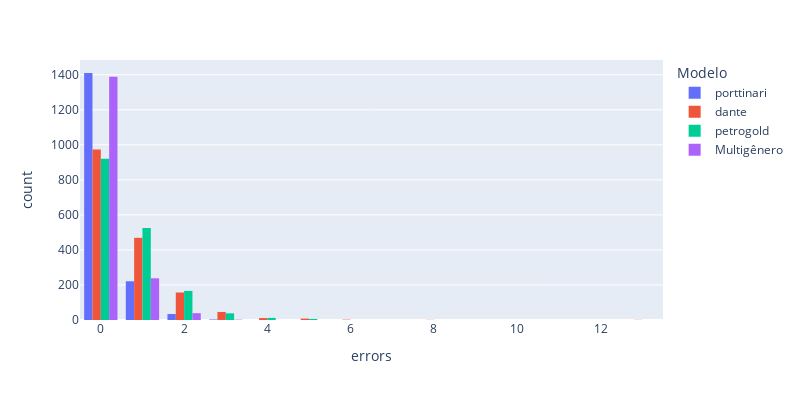

This figure's notebook cell:
### Code cell
porttinari_gold_sents = conllu.parse(open("../tmp/porttinari/model-31361v0k-v0/pt_porttinari-ud-test.conllu", encoding="utf-8").read())
porttinari_pred_sents = conllu.parse(open("../tmp/porttinari/model-31361v0k-v0/pt_porttinari-ud-test_pred.conllu", encoding="utf-8").read())
dante_pred_sents = conllu.parse(open("../tmp/dante/model-1b7kowrx-v0/pt_porttinari-ud-test_pred.conllu", encoding="utf-8").read())
petrogold_pred_sents = conllu.parse(open("../tmp/petrogold/model-2v9qux4u-v0/pt_porttinari-ud-test_pred.conllu", encoding="utf-8").read())
multi_pred_sents = conllu.parse(open("../tmp/porttinari_dante_petrogold/model-3nr9mytc-v0/pt_porttinari-ud-test_pred.conllu", encoding="utf-8").read())

porttinari_df = get_sent_errors(porttinari_gold_sents, porttinari_pred_sents)
dante_df = get_sent_errors(porttinari_gold_sents, dante_pred_sents)
petrogold_df = get_sent_errors(porttinari_gold_sents, petrogold_pred_sents)
multi_df = get_sent_errors(porttinari_gold_sents, multi_pred_sents)

porttinari_df["Modelo"] = "porttinari"
dante_df["Modelo"] = "dante"
petrogold_df["Modelo"] = "petrogold"
multi_df["Modelo"] = "Multigênero"


for name, df in zip([
    "Porttinari", "DANTE", "PetroGold", "Multigênero"
], [porttinari_df, dante_df, petrogold_df, multi_df]):
    display(name)
    display(df["errors"].value_counts()/df.shape[0])

final_df = porttinari_df.append(dante_df, ignore_index=True).append(petrogold_df, ignore_index=True).append(multi_df, ignore_index=True)

# new_df = 
fig = px.histogram(final_df, x="errors", barmode="group", color="Modelo", width=800, height=400)
fig.write_image("porttinari_errors.png", scale=2)
fig.show()

### Figure 1 — Plotly figure (JSON) as saved in the notebook; plotly's stock layout.template omitted (floating-point values rounded to 4 significant figures; data arrays with more than 128 entries replaced by an {"elided": "..."} marker saying what was removed)
{"data": [{"alignmentgroup": "True", "bingroup": "x", "hovertemplate": "Modelo=porttinari<br>errors=%{x}<br>count=%{y}<extra></extra>", "legendgroup": "porttinari", "marker": {"color": "#636efa", "pattern": {"shape": ""}}, "name": "porttinari", "offsetgroup": "porttinari", "orientation": "v", "showlegend": true, "type": "histogram", "x": {"elided": "1668 int values"}, "xaxis": "x", "yaxis": "y"}, {"alignmentgroup": "True", "bingroup": "x", "hovertemplate": "Modelo=dante<br>errors=%{x}<br>count=%{y}<extra></extra>", "legendgroup": "dante", "marker": {"color": "#EF553B", "pattern": {"shape": ""}}, "name": "dante", "offsetgroup": "dante", "orientation": "v", "showlegend": true, "type": "histogram", "x": {"elided": "1668 int values"}, "xaxis": "x", "yaxis": "y"}, {"alignmentgroup": "True", "bingroup": "x", "hovertemplate": "Modelo=petrogold<br>errors=%{x}<br>count=%{y}<extra></extra>", "legendgroup": "petrogold", "marker": {"color": "#00cc96", "pattern": {"shape": ""}}, "name": "petrogold", "offsetgroup": "petrogold", "orientation": "v", "showlegend": true, "type": "histogram", "x": {"elided": "1668 int values"}, "xaxis": "x", "yaxis": "y"}, {"alignmentgroup": "True", "bingroup": "x", "hovertemplate": "Modelo=Multigênero<br>errors=%{x}<br>count=%{y}<extra></extra>", "legendgroup": "Multigênero", "marker": {"color": "#ab63fa", "pattern": {"shape": ""}}, "name": "Multigênero", "offsetgroup": "Multigênero", "orientation": "v", "showlegend": true, "type": "histogram", "x": {"elided": "1668 int values"}, "xaxis": "x", "yaxis": "y"}], "layout": {"barmode": "group", "height": 400, "legend": {"title": {"text": "Modelo"}, "tracegroupgap": 0}, "margin": {"t": 60}, "width": 800, "xaxis": {"anchor": "y", "domain": [0, 1], "title": {"text": "errors"}}, "yaxis": {"anchor": "x", "domain": [0, 1], "title": {"text": "count"}}}}
